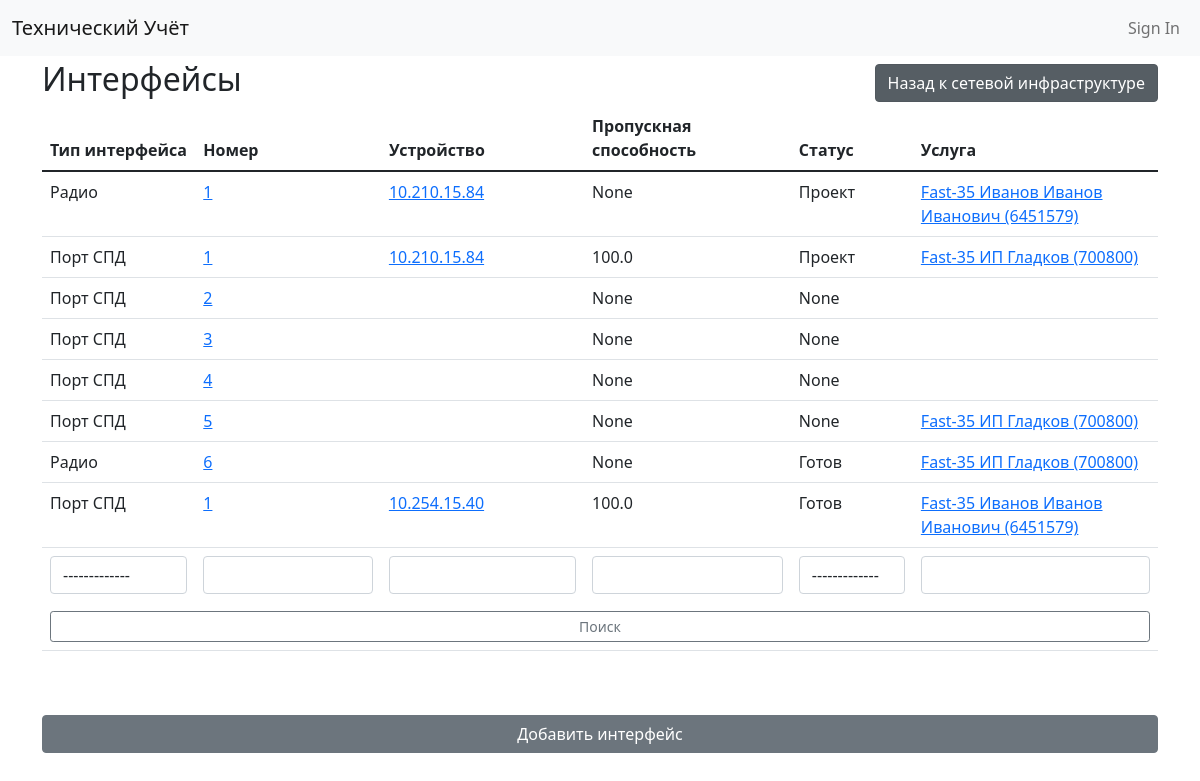
/connections/, run on an earlier commit of the app's database.
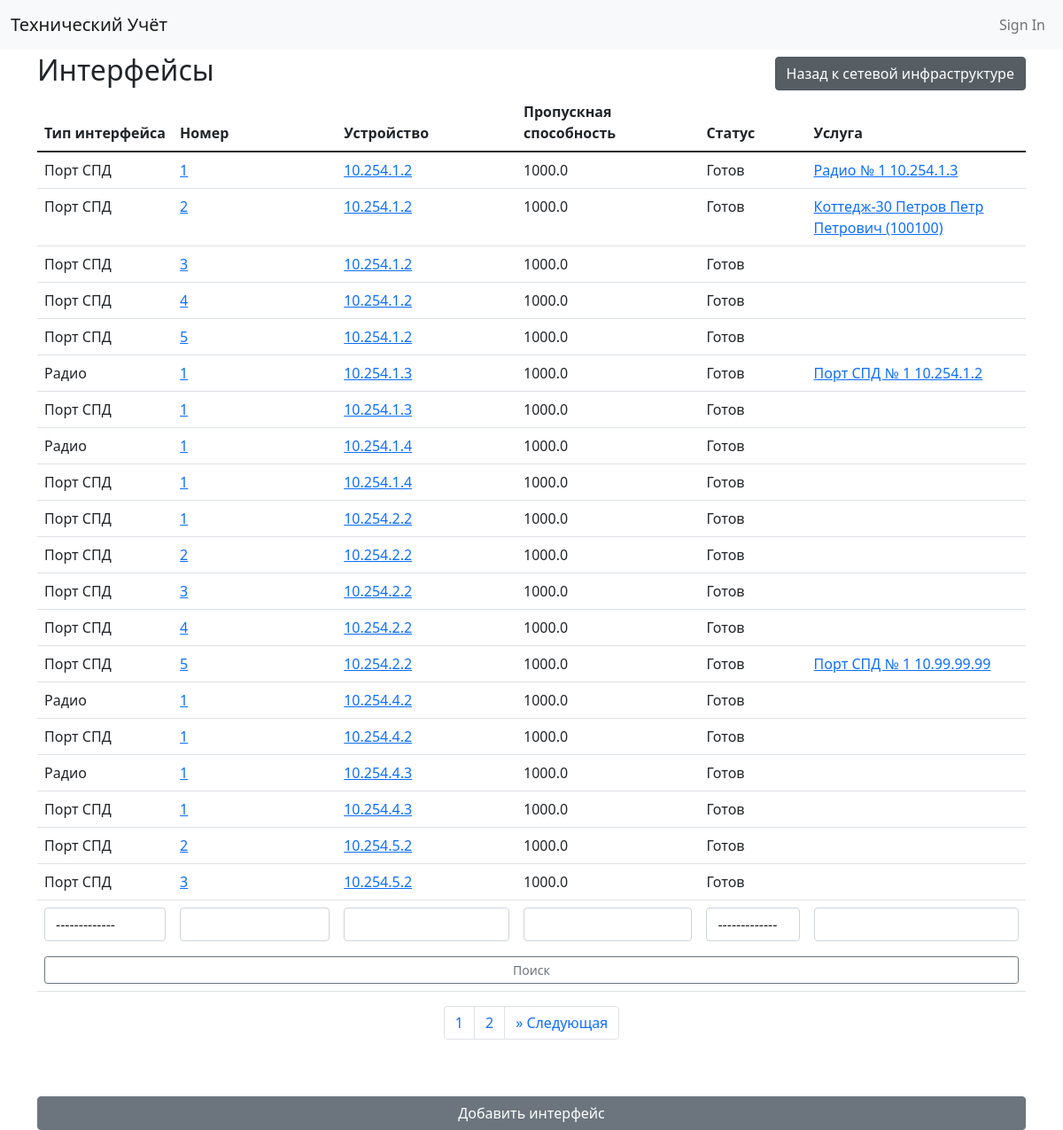
And on a later commit of the database.
### connections/models.py (models this page shows, shortened)
class ConnectionUnit(models.Model):
    type = models.ForeignKey(ConnectionUnitType, on_delete=models.CASCADE, verbose_name="Тип")
    status = models.ForeignKey(
        'abonents.objectstatus',
        on_delete=models.CASCADE,
        verbose_name="Статус",
        null=True,
        blank=True
    )
    number = models.IntegerField(
        'Порядковый номер интерфейса',
        blank=True,
        null=True,
        default=1
    )
    node = models.ForeignKey(
        'nodes.Node',
        on_delete=models.CASCADE,
        verbose_name="Логическое устройство",
        null=True,
        blank=True
    )
    service = models.ForeignKey(
        'services.service',
        on_delete=models.CASCADE,
        verbose_name="Сервис",
        null=True,
        blank=True
    )
    rate = models.FloatField('Пропускная способность', null=True, blank=True)
    entity = models.ForeignKey(
        "entities.entity",
        on_delete=models.CASCADE,
        verbose_name="Сущность",
        null=True,
        blank=True
    )
    parent_node_connection_unit = models.OneToOneField(
        "self",
        on_delete=models.SET_NULL,
        verbose_name="Порт родительского логического устройства",
        null=True,
        blank=True,
        related_name="children_node_connection_unit"
    )
    in_use_between_nodes = models.BooleanField("Используется для соединения оборудования", default=False)
    class Meta:
        verbose_name = "Интерфейс"
        verbose_name_plural = "Интерфейсы"
        ordering = ['id']
    def __str__(self):
        return f'{self.type} № {self.number} {self.node.ip_address}'
    def get_absolute_url(self):
        return reverse('connection-detail', kwargs={'pk': self.pk})

class ConnectionUnitType(models.Model):
    name = models.CharField('Наименование', max_length=16, unique=True)
    class Meta:
        verbose_name = "Тип интерфейса"
        verbose_name_plural = "Типы интерфейсов"
        ordering = ['id']
    def __str__(self):
        return self.name

### nodes/models.py (models this page shows, shortened)
class Node(models.Model):
    name = models.ForeignKey(
        NodeName,
        on_delete=models.CASCADE,
        verbose_name="Наименование",
        null=True,
        blank=True
    )
    type = models.ForeignKey(NodeType, on_delete=models.CASCADE, verbose_name="Тип")
    created_date = models.DateField('Дата создания', auto_now_add=True)
    change_date = models.DateField('Дата изменения', auto_now=True)
    entity = models.ForeignKey(
        "entities.entity",
        on_delete=models.CASCADE,
        verbose_name="Сущность",
        null=True,
        blank=True
    )
    status = models.ForeignKey(
        'abonents.objectstatus',
        on_delete=models.CASCADE,
        verbose_name="Статус",
        null=True,
        blank=True
    )
    building = models.ForeignKey(
        'buildings.building',
        on_delete=models.CASCADE,
        verbose_name="Здание",
        null=True,
        blank=True
    )
    ip_address = models.GenericIPAddressField("IP адрес", null=True, blank=True)
    parent = models.ForeignKey('self', models.CASCADE, null=True, blank=True, verbose_name='Родительское устройство')
    class Meta:
        verbose_name = "Логическое устройство"
        verbose_name_plural = "Логические устройства"
        ordering = ['id']
    def get_absolute_url(self):
        return reverse('node-detail', kwargs={'pk': self.pk})
    def __str__(self):
        return f'{self.name.name} {self.ip_address}'

### abonents/models.py (models this page shows, shortened)
class ObjectStatus(models.Model):
    name = models.CharField('Наименование', max_length=50, unique=True)
    class Meta:
        verbose_name = "Статус объекта"
        verbose_name_plural = "Статусы объектов"
        ordering = ['id']
    def __str__(self):
        return self.name

class Abonent(models.Model):
    name = models.CharField('Имя', max_length=25, unique=True)
    type = models.ForeignKey(AbonentType, on_delete=models.CASCADE, verbose_name="Тип")
    created_date = models.DateField('Дата создания', auto_now_add=True)
    change_date = models.DateField('Дата изменения', auto_now=True)
    enable_date = models.DateField('Дата подключения', blank=True, null=True)
    disable_date = models.DateField('Дата отключения', blank=True, null=True)
    phone = models.CharField('Номер телефона', max_length=30, unique=True, null=True, blank=True)
    contract = models.CharField('Номер договора', max_length=50, unique=True, null=True, blank=True)
    object_status = models.ForeignKey(
        ObjectStatus,
        on_delete=models.CASCADE,
        verbose_name='Статус',
        blank=True,
        null=True
    )
    building = models.ForeignKey(
        'buildings.building',
        on_delete=models.CASCADE,
        verbose_name="Здание",
        null=True,
        blank=True
    )
    class Meta:
        verbose_name = "Абонент"
        verbose_name_plural = "Абоненты"
        ordering = ['id']
    def __str__(self):
        return self.name

### services/models.py (models this page shows)
class Service(models.Model):
    name = models.ForeignKey(ServiceName, on_delete=models.CASCADE, verbose_name="Наименование")
    type = models.ForeignKey(ServiceType, on_delete=models.CASCADE, verbose_name="Тип")
    created_date = models.DateField('Дата создания', auto_now_add=True)
    change_date = models.DateField('Дата изменения', auto_now=True)
    abonent = models.ForeignKey(
        'abonents.Abonent',
        on_delete=models.CASCADE,
        verbose_name='Абонент',
        null=True,
        blank=True
    )
    entity = models.ForeignKey(
        "entities.entity",
        on_delete=models.CASCADE,
        verbose_name="Сущность",
        null=True,
        blank=True
    )
    status = models.ForeignKey(
        'abonents.objectstatus',
        on_delete=models.CASCADE,
        verbose_name="Статус",
        null=True,
        blank=True
    )
    class Meta:
        verbose_name = "Сервис"
        verbose_name_plural = "Сервисы"
        ordering = ['id']
    def __str__(self):
        return f'{self.name.name} {self.abonent} ({self.abonent.contract})'
    def get_absolute_url(self):
        return reverse('service-detail', kwargs={'pk': self.pk})

class ServiceName(models.Model):
    name = models.CharField('Наименование', max_length=16, unique=True)
    type = models.ForeignKey(ServiceType, on_delete=models.CASCADE, verbose_name="Тип")
    class Meta:
        verbose_name = "Имя сервиса"
        verbose_name_plural = "Имена сервисов"
        ordering = ['id']
    def __str__(self):
        return self.name

### connections/views.py (the view, shortened to what this page needs)
# urls.py: path("", ListAndCreateConnectionUnitView.as_view(), name='connection-list'),
class ListAndCreateConnectionUnitView(CreateView):
    model = ConnectionUnit
    template_name = "connections/list.html"
    fields = create_and_update_fileds
    def get_context_data(self, **kwargs):
        context = super().get_context_data(**kwargs)
        qs = self.model.objects.all()
        filtered = False
        if self.request.GET.get('type'):
            _type = self.request.GET.get('type')
            if _type.isdigit():
                qs = qs.filter(type__id=int(_type))
                filtered = True
                context['select_type'] = int(_type)
        if self.request.GET.get('object_status'):
            object_status = self.request.GET.get('object_status')
            if object_status.isdigit():
                qs = qs.filter(status__id=int(object_status))
                filtered = True
                context['select_object_status'] = int(object_status)
        if self.request.GET.get('number'):
            number = self.request.GET.get('number')
            if number.isdigit():
                qs = qs.filter(number=int(number))
                filtered = True
                context['number'] = int(number)
        if self.request.GET.get('rate'):
            rate = self.request.GET.get('rate')
            if rate.isdigit():
                qs = qs.filter(rate=int(rate))
                filtered = True
                context['rate'] = int(rate)
        page = 1
        if self.request.GET.get('page'):
            page = self.request.GET.get('page')
            if page.isdigit():
                page = int(page)
        paginator = Paginator(qs, 20)
        context['connections_pages'] = paginator.num_pages
        context["service_names"] = Service.objects.select_related('abonent').all()
        context["connections"] = paginator.get_page(page)
        context["connection_types"] = ConnectionUnitType.objects.all()
        context["services"] = Service.objects.all()
        context["object_statuses"] = ObjectStatus.objects.all()
        context["filtered"] = filtered
        context["nodes"] = Node.objects.all()
        return context

### techuchet/users/context_processors.py (called while the page is built)
def allauth_settings(request):
    return {
        "ACCOUNT_ALLOW_REGISTRATION": settings.ACCOUNT_ALLOW_REGISTRATION,
    }

### connections/templates/connections/list.html (shortened to what this page needs)
{% extends "base.html" %}
{% load crispy_forms_tags %}
{% block content %}
    <div class="d-flex justify-content-between align-items-center">
      <h2>Интерфейсы</h2>
      <a href="{% url 'net_infrustructure' %}"><button class="btn btn-secondary active" role="button" aria-pressed="true">Назад к сетевой инфраструктуре</button></a>
    </div>
    <table class="table">
        <thead>
          <tr>
            <th scope="col">Тип интерфейса</th>
            <th scope="col">Номер</th>
            <th scope="col">Устройство</th>
            <th scope="col">Пропускная способность</th>
            <th scope="col">Статус</th>
            <th scope="col">Услуга</th>
          </tr>
        </thead>
        <tbody>
            {% for connection in connections %}
                <tr>
                  <td>{{ connection.type.name }}</td>
                  <td><a href="{{ connection.get_absolute_url }}">{{ connection.number }}</a></td>
                  <td><a href="{{ connection.node.get_absolute_url }}">{{ connection.node.ip_address }}</a></td>
                    <td>{{ connection.rate }}</td>
                    <td>{{ connection.status }}</td>
                  <td>
                    {% if connection.in_use_between_nodes %}
                      {% if connection.parent_node_connection_unit %}
                        <a href="{{ connection.parent_node_connection_unit.get_absolute_url }}">
                          {{ connection.parent_node_connection_unit }}
                        </a>
                      {% elif connection.children_node_connection_unit %}
                        <a href="{{ connection.children_node_connection_unit.get_absolute_url }}">
                          {{ connection.children_node_connection_unit }}
                        </a>
                      {% else %}
                        Подключение оборудования
                      {% endif %}
                    {% else %}
                      {% if connection.service %}
                        <a href="{{ connection.service.get_absolute_url }}">{{ connection.service }}</a>
                      {% endif %}
                    {% endif %}
                  </td>
                </tr>
            {% endfor %}
            <form action=".">
              <tr class="form-table-search-tr">
                <td>
                  <select name="type" class="form-control form-table-search-input">
                    <option value="">-------------</option>
                  </select>
                </td>
                <td><input name="number" type="number" {% if number %}value="{{number}}"{% endif %} class="form-control form-table-search-input"></input></td>
                <td>
                <input name="ip_address" {% if ip_address %}value="{{ip_address}}"{% endif %} class="form-control form-table-search-input"></input>
                </td>
                <td><input name="rate" type="number" {% if rate %}value="{{rate}}"{% endif %} class="form-control form-table-search-input"></input></td>
                <td>
                  <select name="object_status" class="form-control form-table-search-input">
                    <option value="">-------------</option>
                  </select>
                </td>
                <td>
                <input name="service" {% if service %}value="{{service}}"{% endif %} class="form-control form-table-search-input"></input>
                </td>
              </tr>
              <tr {% if filtered %}class="form-table-search-tr"{% endif %}>
                <td colspan="6"><button class="w-100 btn btn-outline-secondary btn-sm" type="submit">Поиск</button></td>
              </tr>
            </form>
        </tbody>
      </table>
      {% if connections_pages > 1 %}
          <nav aria-label="Page navigation">
              <ul class="pagination justify-content-center">
                  <li class="page-item"><a class="page-link active-page-number page-number" href="{% url 'connection-list' %}?type={{select_type}}&number={{number}}&ip_address={{ip_address}}&rate={{rate}}&object_status={{select_object_status}}&service={{service}}&page={{connections.number}}">{{connections.number}}</a></li>
                  {% if connections.has_next %}
                      <li class="page-item"><a class="page-link page-number" href="{% url 'connection-list' %}?type={{select_type}}&number={{number}}&ip_address={{ip_address}}&rate={{rate}}&object_status={{select_object_status}}&service={{service}}&page={{connections.next_page_number}}">{{connections.next_page_number}}</a></li>
                  {% endif %}
                  {% if connections.has_next %}
                      <li class="page-item">
                          <a class="page-link page-number" href="{% url 'connection-list' %}?type={{select_type}}&number={{number}}&ip_address={{ip_address}}&rate={{rate}}&object_status={{select_object_status}}&service={{service}}&page={{connections.next_page_number}}" aria-label="Next">
                          <span aria-hidden="true">&raquo;</span>
                          <span class="sr-only">Следующая</span>
                          </a>
                      </li>
                  {% endif %}
              </ul>
          </nav>
      {% endif %}
      <button type="button" class="w-100 btn btn-secondary mt-5" id="modal-btn" data-bs-toggle="modal" data-bs-target="#exampleModal">
        Добавить интерфейс
      </button>
{% endblock %}

### techuchet/templates/base.html (shortened to what this page needs)
{% load static i18n %}<!DOCTYPE html>
{% get_current_language as LANGUAGE_CODE %}
<html lang="{{ LANGUAGE_CODE }}">
  <head>
    {% block css %}
    <link rel="stylesheet" href="{% static 'css/bootstrap.min.css' %}" />
    <link href="{% static 'css/project.css' %}" rel="stylesheet">
    {% endblock %}
  </head>
  <body>
    <div class="mb-1">
      <nav class="navbar navbar-expand-md navbar-light bg-light">
        <div class="container-fluid">
          <a class="navbar-brand" href="{% url 'home' %}">Технический Учёт</a>
          <div class="collapse navbar-collapse justify-content-end" id="navbarSupportedContent">
            <ul class="navbar-nav mr-auto">
              {% if request.user.is_authenticated %}
                {% comment %} <li class="nav-item">
                  <a class="nav-link" href="{% url 'users:detail' request.user.username  %}">{% translate "My Profile" %}</a>
                </li> {% endcomment %}
                <li class="nav-item">
                  <a class="nav-link" href="{% url 'account_logout' %}">{% translate "Sign Out" %}</a>
                </li>
              {% else %}
                <li class="nav-item">
                  <a id="log-in-link" class="nav-link" href="{% url 'account_login' %}">{% translate "Sign In" %}</a>
                </li>
              {% endif %}
            </ul>
          </div>
        </div>
      </nav>
    </div>
    <div class="container">
      {% block content %}{% endblock content %}
    </div>
  </body>
</html>

### techuchet/static/css/project.css (style rules this page uses)
.form-table-search-input { width: 100%; }
.form-table-search-tr { border-color: white; }

What changed in the data, as far as the page shows it:
removed ConnectionUnit: type.name "Радио", number "1", node.ip_address "10.210.15.84", rate "None", status "Проект", service "Fast-35 Иванов Иванов Иванович (6451579)"
removed ConnectionUnit: type.name "Порт СПД", number "1", node.ip_address "10.210.15.84", rate "100.0", status "Проект", service "Fast-35 ИП Гладков (700800)"
removed ConnectionUnit: type.name "Порт СПД", number "2", rate "None", status "None"
removed ConnectionUnit: type.name "Порт СПД", number "3", rate "None", status "None"
removed ConnectionUnit: type.name "Порт СПД", number "4", rate "None", status "None"
removed ConnectionUnit: type.name "Порт СПД", number "5", rate "None", status "None", service "Fast-35 ИП Гладков (700800)"
removed ConnectionUnit: type.name "Радио", number "6", rate "None", status "Готов", service "Fast-35 ИП Гладков (700800)"
removed ConnectionUnit: type.name "Порт СПД", number "1", node.ip_address "10.254.15.40", rate "100.0", status "Готов", service "Fast-35 Иванов Иванов Иванович (6451579)"
added ConnectionUnit: type.name "Порт СПД", number "1", node.ip_address "10.254.1.2", rate "1000.0", status "Готов", parent_node_connection_unit "Радио № 1 10.254.1.3"
added ConnectionUnit: type.name "Порт СПД", number "2", node.ip_address "10.254.1.2", rate "1000.0", status "Готов", service "Коттедж-30 Петров Петр Петрович (100100)"
added ConnectionUnit: type.name "Порт СПД", number "3", node.ip_address "10.254.1.2", rate "1000.0", status "Готов"
added ConnectionUnit: type.name "Порт СПД", number "4", node.ip_address "10.254.1.2", rate "1000.0", status "Готов"
added ConnectionUnit: type.name "Порт СПД", number "5", node.ip_address "10.254.1.2", rate "1000.0", status "Готов"
added ConnectionUnit: type.name "Радио", number "1", node.ip_address "10.254.1.3", rate "1000.0", status "Готов", children_node_connection_unit "Порт СПД № 1 10.254.1.2"
added ConnectionUnit: type.name "Порт СПД", number "1", node.ip_address "10.254.1.3", rate "1000.0", status "Готов"
added ConnectionUnit: type.name "Радио", number "1", node.ip_address "10.254.1.4", rate "1000.0", status "Готов"
added ConnectionUnit: type.name "Порт СПД", number "1", node.ip_address "10.254.1.4", rate "1000.0", status "Готов"
added ConnectionUnit: type.name "Порт СПД", number "1", node.ip_address "10.254.2.2", rate "1000.0", status "Готов"
added ConnectionUnit: type.name "Порт СПД", number "2", node.ip_address "10.254.2.2", rate "1000.0", status "Готов"
added ConnectionUnit: type.name "Порт СПД", number "3", node.ip_address "10.254.2.2", rate "1000.0", status "Готов"
added ConnectionUnit: type.name "Порт СПД", number "4", node.ip_address "10.254.2.2", rate "1000.0", status "Готов"
added ConnectionUnit: type.name "Порт СПД", number "5", node.ip_address "10.254.2.2", rate "1000.0", status "Готов", children_node_connection_unit "Порт СПД № 1 10.99.99.99"
added ConnectionUnit: type.name "Радио", number "1", node.ip_address "10.254.4.2", rate "1000.0", status "Готов"
added ConnectionUnit: type.name "Порт СПД", number "1", node.ip_address "10.254.4.2", rate "1000.0", status "Готов"
added ConnectionUnit: type.name "Радио", number "1", node.ip_address "10.254.4.3", rate "1000.0", status "Готов"
added ConnectionUnit: type.name "Порт СПД", number "1", node.ip_address "10.254.4.3", rate "1000.0", status "Готов"
added ConnectionUnit: type.name "Порт СПД", number "2", node.ip_address "10.254.5.2", rate "1000.0", status "Готов"
added ConnectionUnit: type.name "Порт СПД", number "3", node.ip_address "10.254.5.2", rate "1000.0", status "Готов"
Also different on the page:
{{ connections.number }}: (not shown) → "1"
{{ connections.next_page_number }}: (not shown) → "2"
text now shown: "» Следующая"
